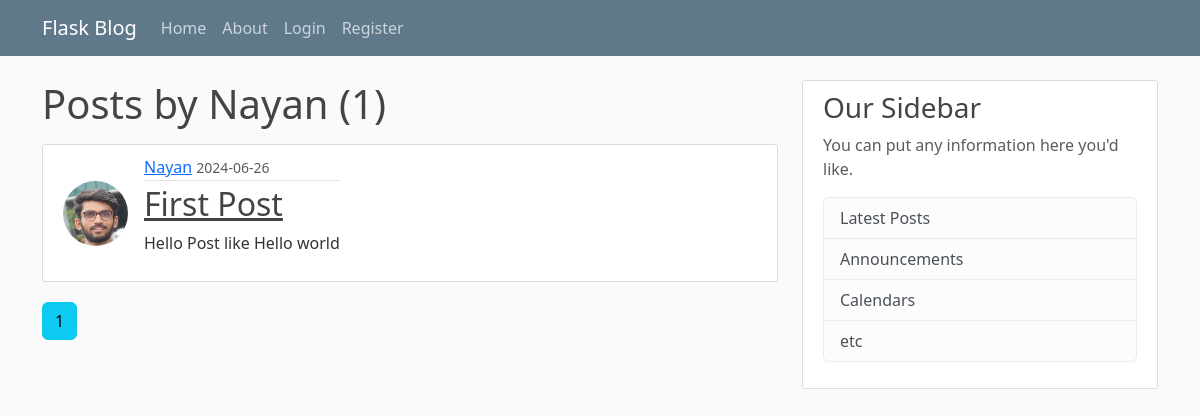
Page /user/Nayan on the earlier database version.
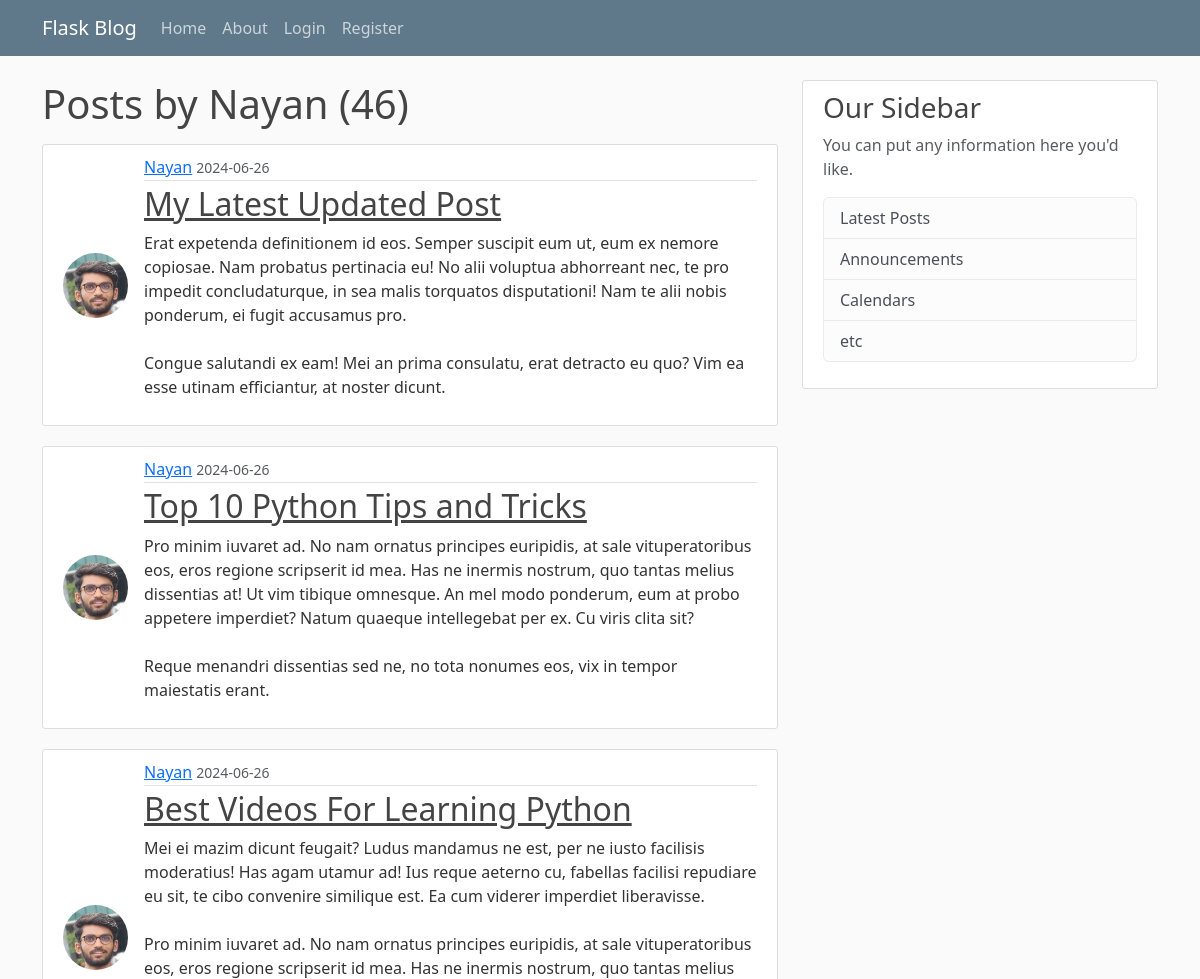
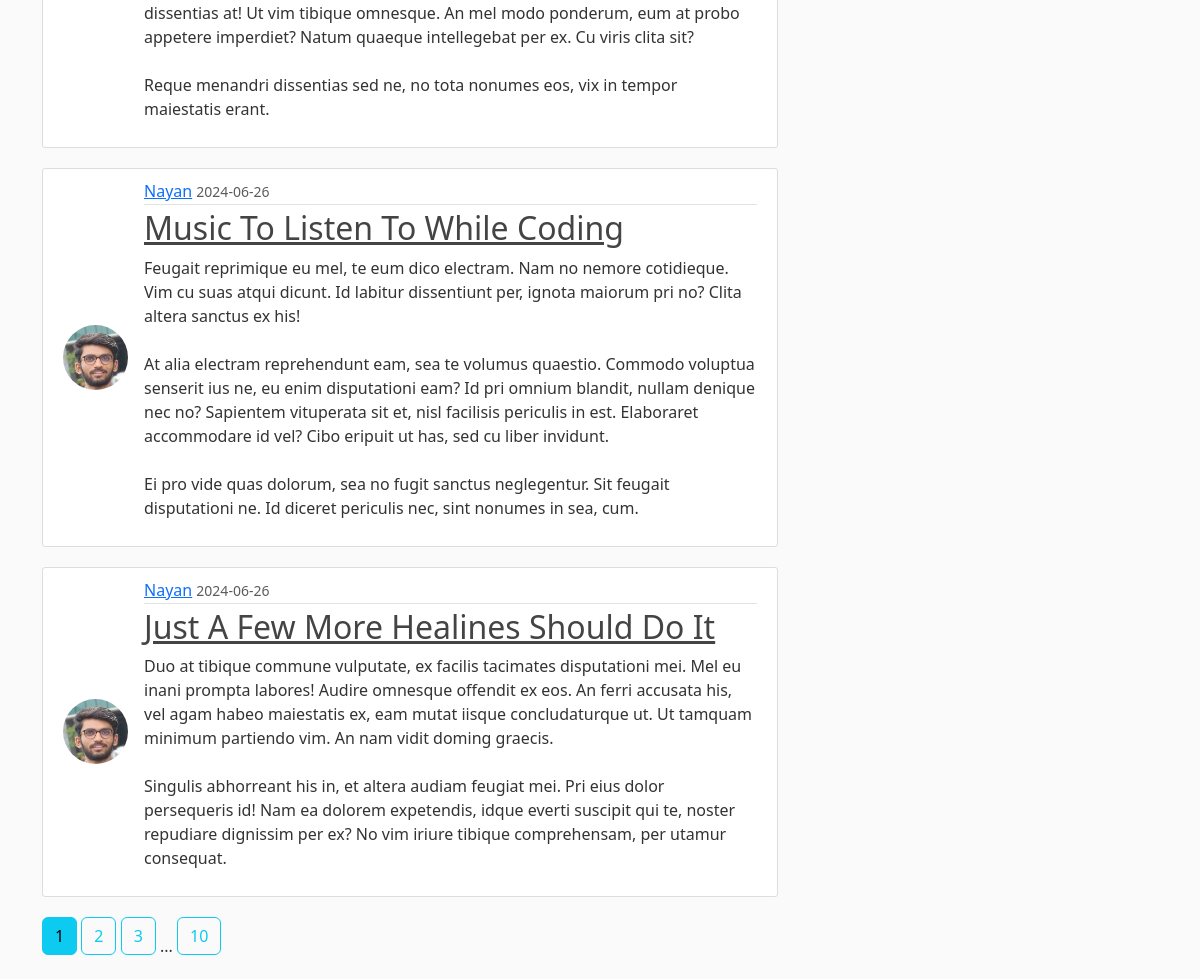
Same page on the later database version (2 pictures, top to bottom).
### flaskblog/models.py (models this page shows, shortened)
class Post(db.Model):
    id = db.Column(db.Integer, primary_key=True)
    title = db.Column(db.String(100), nullable=False)
    date_posted = db.Column(db.DateTime, nullable=False, default=datetime.utcnow)
    content = db.Column(db.Text, nullable=False)
    user_id = db.Column(db.Integer, db.ForeignKey('user.id'), nullable=False)

class User(db.Model, UserMixin):
    id = db.Column(db.Integer, primary_key=True)
    username = db.Column(db.String(20), unique=True, nullable=False)
    email = db.Column(db.String(120), unique=True, nullable=False)
    image = db.Column(db.String(20), nullable=False, default='default.jpg')
    password = db.Column(db.String(60), nullable=False)
    posts = db.relationship('Post', backref='author', lazy=True)

### flaskblog/routes.py (the view)
@app.route("/user/<string:username>")
def user_posts(username):
    page = request.args.get('page', 1, type=int)
    user = User.query.filter_by(username=username).first_or_404()
    posts = Post.query.filter_by(author=user)\
        .order_by(Post.date_posted.desc())\
        .paginate(page=page, per_page=5)
    return render_template('user_posts.html', posts=posts, user=user)

### flaskblog/templates/user_posts.html
{% extends "layout.html" %}
{% block content %}
    <h1 class="mb-3">Posts by {{ user.username }} ({{ posts.total }})</h1>
    {% for post in posts.items %}
        <article class="media content-section inline-media">
          <img class="rounded-circle article-img" src="{{ url_for('static', filename='profile_pics/' + post.author.image) }}">
          <div class="media-body">
            <div class="article-metadata">
              <a class="mr-2" href="{{ url_for('user_posts', username=post.author.username) }}">{{ post.author.username }}</a>
              <small class="text-muted">{{ post.date_posted.strftime('%Y-%m-%d') }}</small>
            </div>
            <h2><a class="article-title" href="{{ url_for('post', post_id=post.id) }}">{{ post.title }}</a></h2>
            <p class="article-content">{{ post.content }}</p>
          </div>
        </article>
    {% endfor %}
    {% for page_num in posts.iter_pages(left_edge=1, right_edge=1, left_current=1, right_current=2) %}
      {% if page_num %}
        {% if posts.page == page_num %}
          <a class="btn btn-info mb-4" href="{{ url_for('user_posts', username=user.username, page=page_num) }}">{{ page_num }}</a>
        {% else %}
          <a class="btn btn-outline-info mb-4" href="{{ url_for('user_posts', username=user.username, page=page_num) }}">{{ page_num }}</a>
        {% endif %}
      {% else %}
        ...
      {% endif %}
    {% endfor %}
{% endblock content %}

Differences in the rows shown:
no longer on this page (row unchanged): Post: image (picture), author.username "Nayan", date_posted "2024-06-26", title "First Post", content "Hello Post like Hello world"
added Post: image (picture), author.username "Nayan", date_posted "2024-06-26", title "My Latest Updated Post", content "Erat expetenda definitionem id eos. Semper suscipit eum ut, eum ex nemore copiosae. Nam probatus pertinacia eu! No alii voluptua abhorreant nec, te pro impedit concludaturque, in sea malis torquatos disputationi! Nam te alii nobis ponderum, ei fugit accusamus pro. Congue salutandi ex eam! Mei an prima consulatu, erat detracto eu quo? Vim ea esse utinam efficiantur, at noster dicunt."
added Post: image (picture), author.username "Nayan", date_posted "2024-06-26", title "Top 10 Python Tips and Tricks", content "Pro minim iuvaret ad. No nam ornatus principes euripidis, at sale vituperatoribus eos, eros regione scripserit id mea. Has ne inermis nostrum, quo tantas melius dissentias at! Ut vim tibique omnesque. An mel modo ponderum, eum at probo appetere imperdiet? Natum quaeque intellegebat per ex. Cu viris clita sit? Reque menandri dissentias sed ne, no tota nonumes eos, vix in tempor maiestatis erant."
added Post: image (picture), author.username "Nayan", date_posted "2024-06-26", title "Best Videos For Learning Python", content "Mei ei mazim dicunt feugait? Ludus mandamus ne est, per ne iusto facilisis moderatius! Has agam utamur ad! Ius reque aeterno cu, fabellas facilisi repudiare eu sit, te cibo convenire similique est. Ea cum viderer imperdiet liberavisse. Pro minim iuvaret ad. No nam ornatus principes euripidis, at sale vituperatoribus eos, eros regione scripserit id mea. Has ne inermis nostrum, quo tantas melius dissentias at! Ut vim tibique omnesque. An mel modo ponderum, eum at probo appetere imperdiet? Natum quaeque intellegebat per ex. Cu viris clita sit? Reque menandri dissentias sed ne, no tota nonumes eos, vix in tempor maiestatis erant."
added Post: image (picture), author.username "Nayan", date_posted "2024-06-26", title "Music To Listen To While Coding", content "Feugait reprimique eu mel, te eum dico electram. Nam no nemore cotidieque. Vim cu suas atqui dicunt. Id labitur dissentiunt per, ignota maiorum pri no? Clita altera sanctus ex his! At alia electram reprehendunt eam, sea te volumus quaestio. Commodo voluptua senserit ius ne, eu enim disputationi eam? Id pri omnium blandit, nullam denique nec no? Sapientem vituperata sit et, nisl facilisis periculis in est. Elaboraret accommodare id vel? Cibo eripuit ut has, sed cu liber invidunt. Ei pro vide quas dolorum, sea no fugit sanctus neglegentur. Sit feugait disputationi ne. Id diceret periculis nec, sint nonumes in sea, cum."
added Post: image (picture), author.username "Nayan", date_posted "2024-06-26", title "Just A Few More Healines Should Do It", content "Duo at tibique commune vulputate, ex facilis tacimates disputationi mei. Mel eu inani prompta labores! Audire omnesque offendit ex eos. An ferri accusata his, vel agam habeo maiestatis ex, eam mutat iisque concludaturque ut. Ut tamquam minimum partiendo vim. An nam vidit doming graecis. Singulis abhorreant his in, et altera audiam feugiat mei. Pri eius dolor persequeris id! Nam ea dolorem expetendis, idque everti suscipit qui te, noster repudiare dignissim per ex? No vim iriure tibique comprehensam, per utamur consequat."
Other differences:
{{ posts.total }}: "1" → "46"
new list line: "2"
new list line: "3"
new list line: "10"
